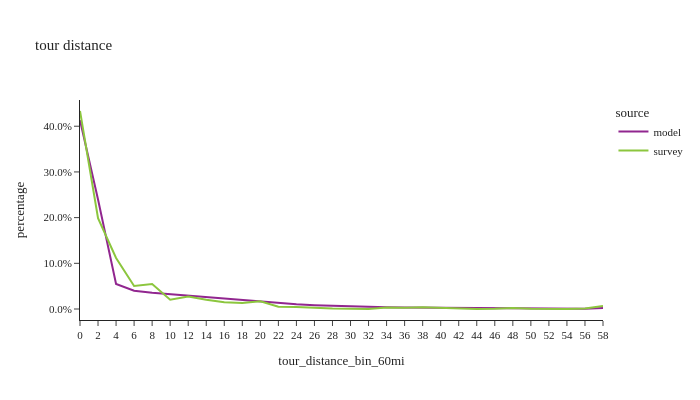

Here is the notebook cell this chart was saved with:
### Code cell
df_plot = non_m_tour_data.groupby(['source','tour_distance_bin_60mi'], observed=True)['tour_weight'].sum().reset_index()
df_plot['percentage'] = df_plot.groupby(['source'], group_keys=False, observed=True)['tour_weight']. \
    apply(lambda x: x / float(x.sum()))

fig2 = px.line(df_plot, x='tour_distance_bin_60mi', y="percentage", color="source", title="tour distance")
fig2.for_each_annotation(lambda a: a.update(text = a.text.split("=")[-1]))
fig2.update_layout(height=400, width=700, font=dict(size=11), yaxis=dict(tickformat=".1%"))
fig2.show()

### Figure 1 — Plotly figure (JSON) as saved in the notebook; plotly's stock layout.template omitted (floating-point values rounded to 4 significant figures)
{"data": [{"hovertemplate": "source=model<br>tour_distance_bin_60mi=%{x}<br>percentage=%{y}<extra></extra>", "legendgroup": "model", "line": {"color": "#91268F", "dash": "solid"}, "marker": {"symbol": "circle"}, "mode": "lines", "name": "model", "orientation": "v", "showlegend": true, "type": "scatter", "x": ["0", "2", "4", "6", "8", "10", "12", "14", "16", "18", "20", "22", "24", "26", "28", "30", "32", "34", "36", "38", "40", "42", "44", "46", "48", "50", "52", "54", "56", "58"], "xaxis": "x", "y": [0.4133, 0.2397, 0.05472, 0.03999, 0.03566, 0.03245, 0.0295, 0.02606, 0.02199, 0.01909, 0.01585, 0.0133, 0.01037, 0.008381, 0.006847, 0.0056, 0.004638, 0.003806, 0.003097, 0.002746, 0.002377, 0.001924, 0.001612, 0.001333, 0.001103, 0.0008365, 0.0007343, 0.000551, 0.0004615, 0.001941], "yaxis": "y"}, {"hovertemplate": "source=survey<br>tour_distance_bin_60mi=%{x}<br>percentage=%{y}<extra></extra>", "legendgroup": "survey", "line": {"color": "#8CC63E", "dash": "solid"}, "marker": {"symbol": "circle"}, "mode": "lines", "name": "survey", "orientation": "v", "showlegend": true, "type": "scatter", "x": ["0", "2", "4", "6", "8", "10", "12", "14", "16", "18", "20", "22", "24", "26", "28", "30", "32", "34", "36", "38", "40", "42", "44", "46", "48", "50", "52", "54", "56", "58"], "xaxis": "x", "y": [0.4333, 0.1986, 0.1117, 0.05022, 0.05465, 0.02041, 0.02756, 0.0201, 0.0146, 0.01316, 0.0168, 0.004769, 0.004629, 0.002427, 0.0012, 0.0007422, 0.0002178, 0.003368, 0.002708, 0.003994, 0.002593, 0.0009847, 2.276e-05, 0.0003609, 0.002419, 0.0005694, 4.102e-05, 0.0001189, 0.001367, 0.006416], "yaxis": "y"}], "layout": {"font": {"size": 11}, "height": 400, "legend": {"title": {"text": "source"}, "tracegroupgap": 0}, "title": {"text": "tour distance"}, "width": 700, "xaxis": {"anchor": "y", "domain": [0.0, 1.0], "title": {"text": "tour_distance_bin_60mi"}}, "yaxis": {"anchor": "x", "domain": [0.0, 1.0], "tickformat": ".1%", "title": {"text": "percentage"}}}}
